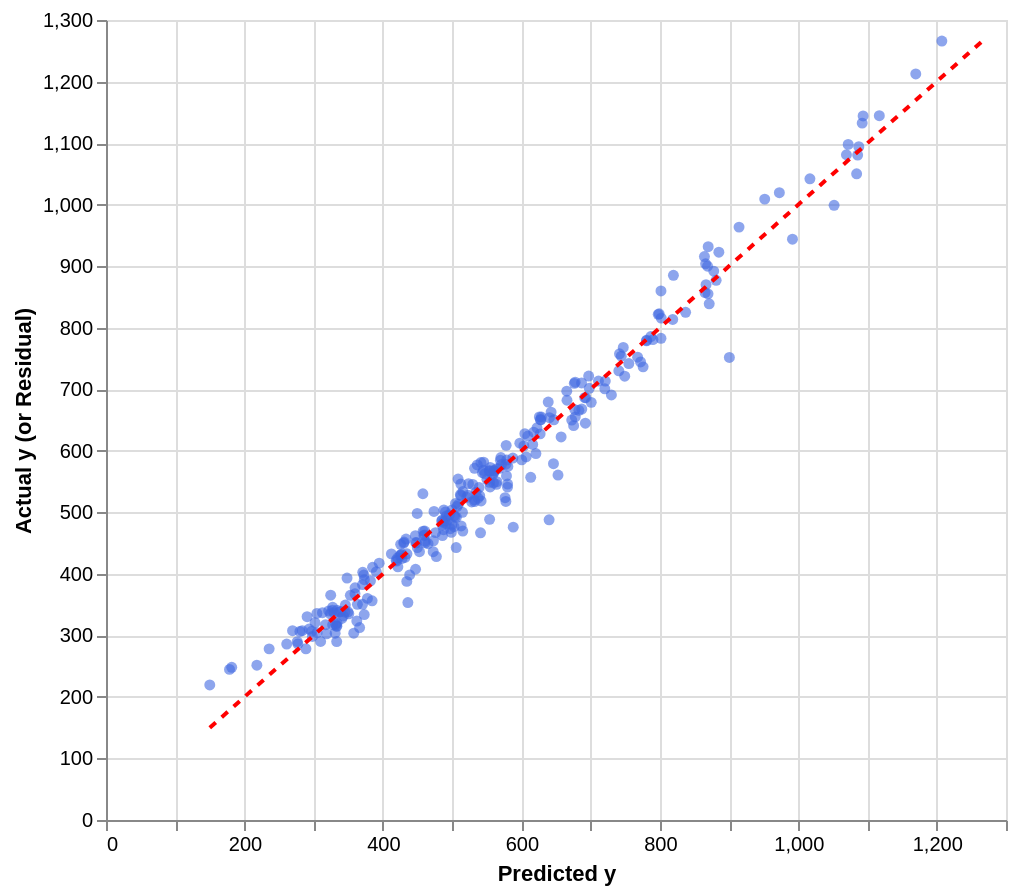

Write notebook code for a chart like this one.
### Code cell
# Predicted vs actual and residuals vs predicted (toggle view)
df_pred = pd.DataFrame({
    'y_pred': model_fe.fittedvalues,
    'y_actual': italy_clean[target].astype(float),
    'residual': model_fe.resid,
})

min_xy = df_pred[['y_pred', 'y_actual']].min().min()
max_xy = df_pred[['y_pred', 'y_actual']].max().max()
line_df_45 = pd.DataFrame({
    'x': [min_xy, max_xy],
    'y': [min_xy, max_xy],
    'view': ['Actual vs Predicted', 'Actual vs Predicted']
})

x_min = df_pred['y_pred'].min()
x_max = df_pred['y_pred'].max()
line_df_zero = pd.DataFrame({
    'x': [x_min, x_max],
    'y': [0.0, 0.0],
    'view': ['Residuals vs Predicted', 'Residuals vs Predicted']
})

df_long = pd.concat([
    df_pred.assign(view='Actual vs Predicted', y=df_pred['y_actual']),
    df_pred.assign(view='Residuals vs Predicted', y=df_pred['residual']),
], ignore_index=True)

view_select = alt.param(
    name='view_select',
    value='Actual vs Predicted',
    bind=alt.binding_select(options=['Actual vs Predicted', 'Residuals vs Predicted'], name='View: ')
)

points = (
    alt.Chart(df_long)
    .add_params(view_select)
    .transform_filter(alt.datum.view == view_select)
    .mark_circle(color='royalblue', opacity=0.6)
    .encode(
        x=alt.X('y_pred:Q', title='Predicted y'),
        y=alt.Y('y:Q', title='Actual y (or Residual)'),
        tooltip=['y_pred:Q', 'y_actual:Q', 'residual:Q']
    )
    .properties(width=450, height=400)
    .interactive()
)

line_45 = (
    alt.Chart(line_df_45)
    .add_params(view_select)
    .transform_filter(alt.datum.view == view_select)
    .mark_line(color='red', strokeDash=[4,4])
    .encode(x='x:Q', y='y:Q')
)

line_zero = (
    alt.Chart(line_df_zero)
    .add_params(view_select)
    .transform_filter(alt.datum.view == view_select)
    .mark_line(color='red', strokeDash=[4,4])
    .encode(x='x:Q', y='y:Q')
)

chart_pred_resid = points + line_45 + line_zero
chart_pred_resid

### Figure 1 — Vega-Lite specification as saved in the notebook (floating-point values rounded to 4 significant figures; data arrays with more than 128 entries replaced by an {"elided": "..."} marker saying what was removed)
{"config": {"view": {"continuousWidth": 300, "continuousHeight": 300}}, "layer": [{"data": {"name": "data-41f96cbc55c2b849a7c01cf8496b0d18"}, "mark": {"type": "circle", "color": "royalblue", "opacity": 0.6}, "encoding": {"tooltip": [{"field": "y_pred", "type": "quantitative"}, {"field": "y_actual", "type": "quantitative"}, {"field": "residual", "type": "quantitative"}], "x": {"field": "y_pred", "title": "Predicted y", "type": "quantitative"}, "y": {"field": "y", "title": "Actual y (or Residual)", "type": "quantitative"}}, "name": "view_6", "transform": [{"filter": "(datum.view === view_select)"}]}, {"data": {"name": "data-9d6651e761ff6e81d82efdd334cda7e6"}, "mark": {"type": "line", "color": "red", "strokeDash": [4, 4]}, "encoding": {"x": {"field": "x", "type": "quantitative"}, "y": {"field": "y", "type": "quantitative"}}, "transform": [{"filter": "(datum.view === view_select)"}]}, {"data": {"name": "data-498fbfcc467b040426ef1e8795ae1ddd"}, "mark": {"type": "line", "color": "red", "strokeDash": [4, 4]}, "encoding": {"x": {"field": "x", "type": "quantitative"}, "y": {"field": "y", "type": "quantitative"}}, "transform": [{"filter": "(datum.view === view_select)"}]}], "height": 400, "params": [{"name": "view_select", "bind": {"input": "select", "options": ["Actual vs Predicted", "Residuals vs Predicted"], "name": "View: "}, "value": "Actual vs Predicted"}, {"name": "param_6", "select": {"type": "interval", "encodings": ["x", "y"]}, "bind": "scales", "views": ["view_6"]}], "width": 450, "$schema": "https://vega.github.io/schema/vega-lite/v5.20.1.json", "datasets": {"data-41f96cbc55c2b849a7c01cf8496b0d18": {"elided": "560 records"}, "data-9d6651e761ff6e81d82efdd334cda7e6": [{"x": 149.9, "y": 149.9, "view": "Actual vs Predicted"}, {"x": 1266.0, "y": 1266.0, "view": "Actual vs Predicted"}], "data-498fbfcc467b040426ef1e8795ae1ddd": [{"x": 149.9, "y": 0.0, "view": "Residuals vs Predicted"}, {"x": 1207.0, "y": 0.0, "view": "Residuals vs Predicted"}]}}
